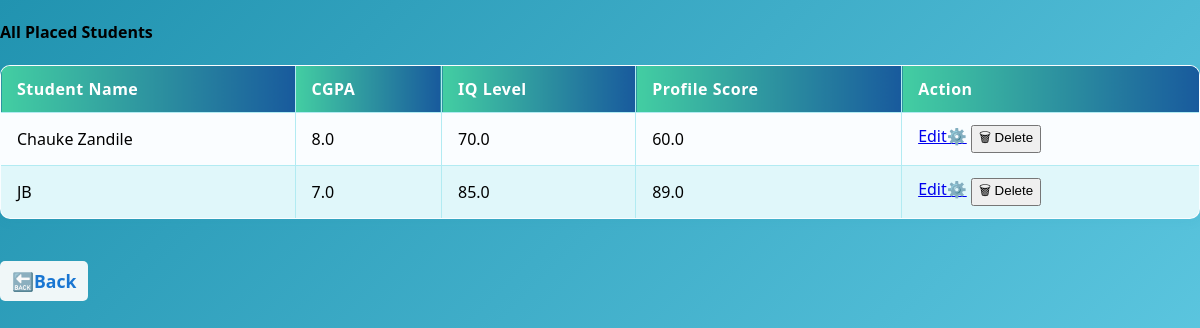
/my_placed_students (signed in), run on an earlier commit of the app's database.
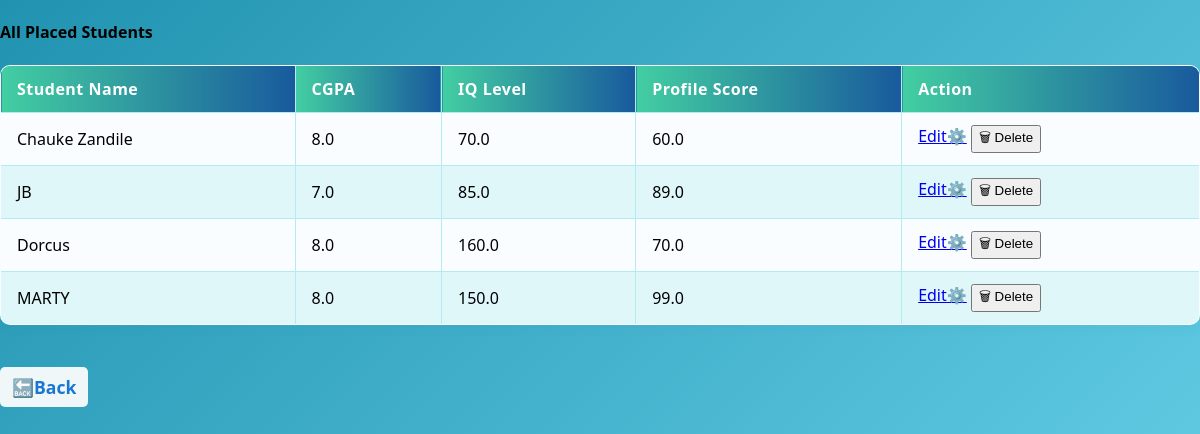
And on a later commit of the database.
### tables this page shows
CREATE TABLE placed_students(
        Id INTEGER PRIMARY KEY AUTOINCREMENT,
        User_id INTEGER,
        Student_name TEXT NOT NULL,
        CGPA REAL,
        IQ_level REAL,
        Profile_score REAL,
        FOREIGN KEY(User_id) REFERENCES users(id)
    );

### app.py (the view)
@app.route("/my_placed_students")
@login_required
def my_placed_students():
    user_id=session.get("user_id")
    conn=get_db_connection()
    placed_students=conn.execute("SELECT * FROM placed_students WHERE User_id=?", (user_id,)).fetchall()
    conn.close()
    return render_template("my_placed_students.html", placed_students=placed_students)

### app.py (called while the page is built)
def get_db_connection():
    conn=sqlite3.connect(DATABASE)
    conn.row_factory=sqlite3.Row
    return conn

def login_required(f):
    @wraps(f)
    def wrapper(*args,**kwargs):
        if "user_id" not in session:
            flash("Please log in to continue.","warning")
            return redirect(url_for("login"))
        return f(*args,**kwargs)
    return wrapper

@app.before_request
def save_last_page():
    if request.endpoint not in ("login", "logout", "register", "static", "home"):
        session["prev_page"] = request.path

@app.context_processor
def inject_user_role():
    return dict(is_admin=session.get("is_admin"))

### templates/my_placed_students.html (shortened to what this page needs)
<!DOCTYPE html>
<html>
<head>
</head>
<body>
    {% if placed_students %}
<h4 class="mt-5 mb-3">All Placed Students</h4>
<div style="overflow-x:auto;">
  <table class="table" border="1" cellpadding="8" style="width:100%;background:#fafdff">
    <thead>
      <tr style="background: linear-gradient(90deg,#43cea2 0%, #185a9d 100%); color:#fff;">
        <th>Student Name</th>
        <th>CGPA</th>
        <th>IQ Level</th>
        <th>Profile Score</th>
        <th>Action</th>
      </tr>
    </thead>
    <tbody>
      {% for student in placed_students %}
      <tr>
        <td>{{ student.Student_name }}</td>
        <td>{{ student.CGPA }}</td>
        <td>{{ student.IQ_level }}</td>
        <td>{{ student.Profile_score }}</td>
        <td>
           <a href="{{ url_for('edit_student', student_id=student.Id) }}">Edit⚙️</a>
           <form action="{{ url_for('delete_student', student_id=student.Id) }}" method="post" style="display:inline;">
           <button type="submit" onclick="return confirm('Are you sure you want to delete this student?');">🗑 Delete</button>
           </form>
        </td>
      </tr>
      {% endfor %}
    </tbody>
  </table>
  <a style="margin-top: 20px; display: inline-block; background-color: #f0f7f8;
  border-radius: 5px; padding: 8px 12px;" href="{{ url_for('predict_page')}}" class="back-link" >🔙Back</a>
</div>
{% endif %}
</body>
</html>

### templates/my_placed_students.html (style rules this page uses)
body { font-family: 'Segoe UI', Arial, sans-serif; margin: 0; padding: 0; background: linear-gradient(135deg, #2193b0 0%, #6dd5ed 100%); min-height: 100vh; }
table { border-collapse: collapse; width: 100%; background: #fafdff; margin-bottom: 22px; border-radius: 10px; overflow: hidden; box-shadow: 0 2px 12px rgba(33,147,176,0.07); }
th, td { border: 1px solid #b2ebf2; padding: 12px 16px; text-align: left; }
th { background: linear-gradient(90deg, #43cea2 0%, #185a9d 100%); color: #fff; font-weight: 600; letter-spacing: 0.5px; }
tr:nth-child(even) { background: #e0f7fa; }
.back-link { text-decoration: none; color: #1976d2; font-weight: bold; font-size: 1.1em; margin-top: 10px; display: inline-block; }

What changed in the data, as far as the page shows it:
added placed_students: Student_name "Dorcus", CGPA "8.0", IQ_level "160.0", Profile_score "70.0"
added placed_students: Student_name "MARTY", CGPA "8.0", IQ_level "150.0", Profile_score "99.0"
